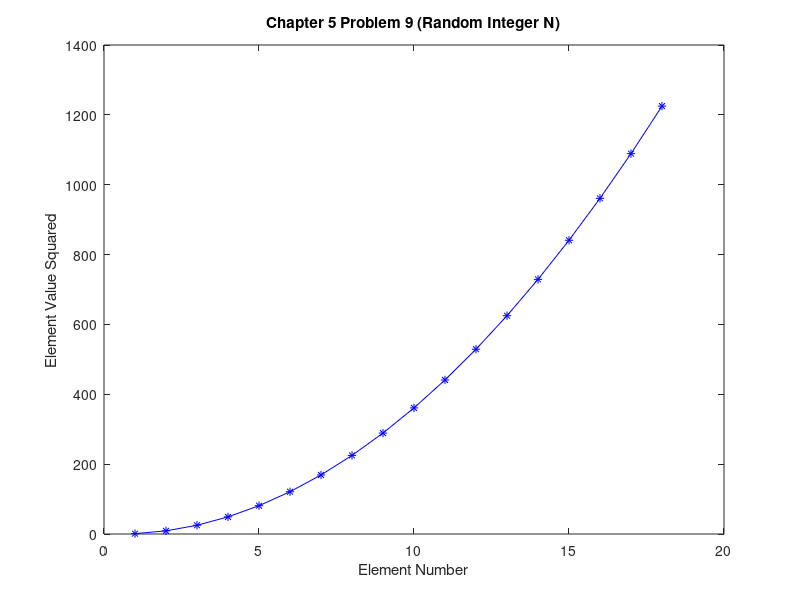

Write MATLAB code to recreate this figure.
% Chapter 5 Problem 9
% Generate a random integer n, create a vector of the integers one through
% n in steps of 2, square them, and plot the squares.

n = randi(100);

N = 2 * randi([10 20],1) - 1;

vector = [1:2:N].^2;

% Plot the vectors
plot(vector, 'b-*');
xlabel('Element Number');
ylabel('Element Value Squared');
title('Chapter 5 Problem 9 (Random Integer N)');